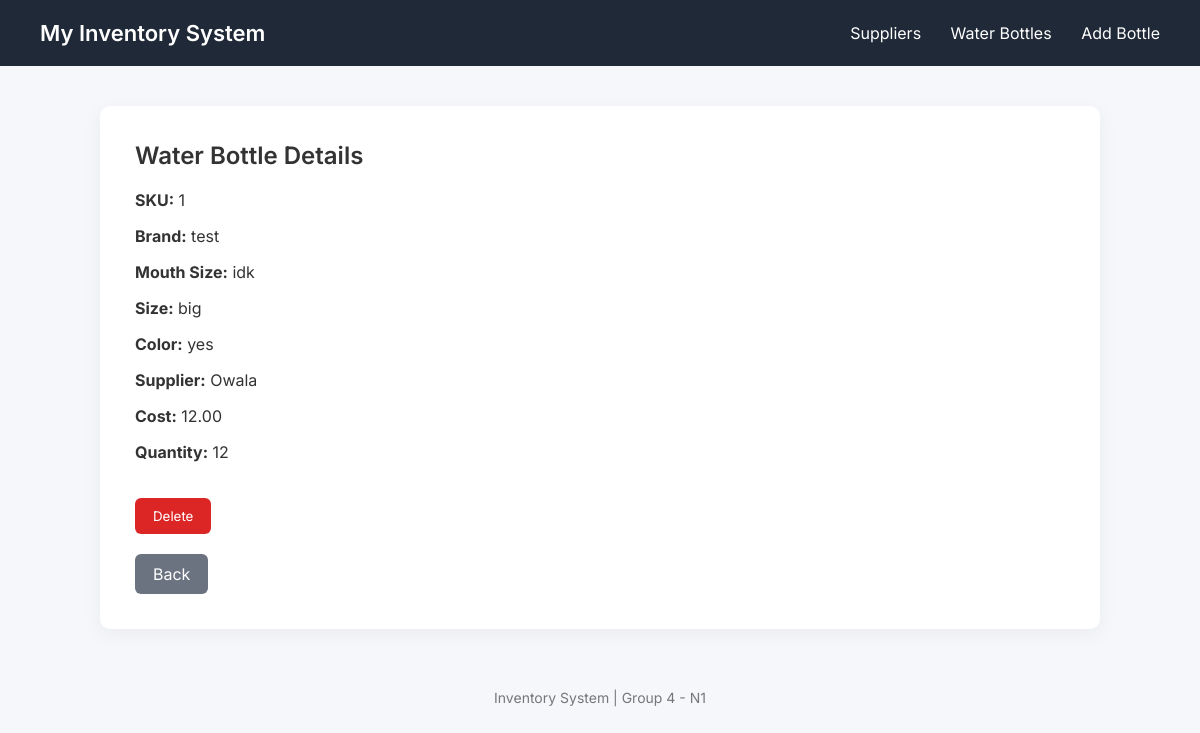
/view_bottle_details/2/, run on the app's committed database.
### MyInventoryApp/models.py (models this page shows, shortened)
class WaterBottle(models.Model):
    sku =  models.CharField(max_length=20, unique=True)
    brand = models.CharField(max_length=100)
    cost = models.DecimalField(max_digits=10, decimal_places=2)
    size = models.CharField(max_length=20)
    mouth_size = models.CharField(max_length=50)
    color = models.CharField(max_length=50)
    supplied_by = models.ForeignKey(Supplier, on_delete=models.CASCADE)
    current_quantity = models.IntegerField()

class Supplier(models.Model):
    name = models.CharField(max_length=150)
    city = models.CharField(max_length=60)
    country = models.CharField(max_length=60)
    created_at = models.DateTimeField(blank=True, null=True)

### MyInventoryApp/views.py (the view)
# urls.py: path('view_bottle_details/<int:pk>/', views.view_bottle_details, name='view_bottle_details'),
def view_bottle_details(request, pk):
    bottle = get_object_or_404(WaterBottle, pk=pk)
    if request.method == "POST":
        WaterBottle.objects.filter(pk=pk).delete()
        return redirect('view_bottles')
    return render(request, "MyInventoryApp/view_bottle_details.html", {"bottle": bottle})

### MyInventoryApp/templates/MyInventoryApp/view_bottle_details.html (shortened to what this page needs)
{% extends "MyInventoryApp/base.html" %}
{% block content %}
<h2>Water Bottle Details</h2>
<p><strong>SKU:</strong> {{ bottle.sku }}</p>
<p><strong>Brand:</strong> {{ bottle.brand }}</p>
<p><strong>Mouth Size:</strong> {{ bottle.mouth_size }}</p>
<p><strong>Size:</strong> {{ bottle.size }}</p>
<p><strong>Color:</strong> {{ bottle.color }}</p>
<p><strong>Supplier:</strong> {{ bottle.supplied_by.name }}</p>
<p><strong>Cost:</strong> {{ bottle.cost }}</p>
<p><strong>Quantity:</strong> {{ bottle.current_quantity }}</p>
<br>
<form method="POST">
    <button type="submit" class="btn btn-danger">Delete</button>
</form>
<br>
<a href="{% url 'view_bottles' %}" class="btn btn-secondary">
    Back
</a>
{% endblock %}

### MyInventoryApp/templates/MyInventoryApp/base.html (style rules this page uses)
* { box-sizing:border-box; }
body { margin:0; font-family:'Inter', sans-serif; background:#f5f7fb; color:#333; }
h2 { margin-top:0; font-weight:600; }
.btn, button { display:inline-flex; align-items:center; justify-content:center; text-decoration:none; background:#2563eb; color:white; border:none; padding:10px 18px; border-radius:6px; cursor:pointer; font-family:'Inter', sans-serif; }
.btn-secondary { background:#6b7280; }
.btn-danger { background:#dc2626; }

### data on the page
WaterBottle: sku "1", brand "test", mouth_size "idk", size "big", color "yes", supplied_by.name "Owala", cost "12.00", current_quantity "12"
